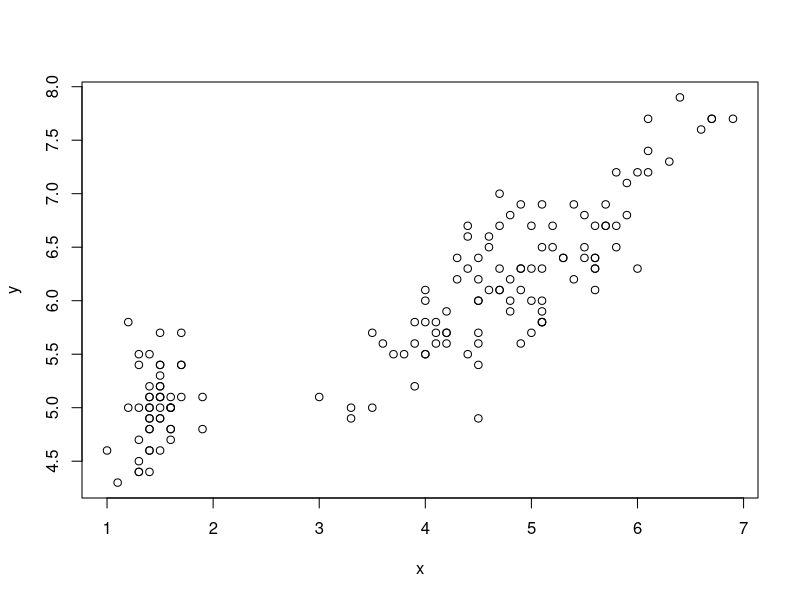
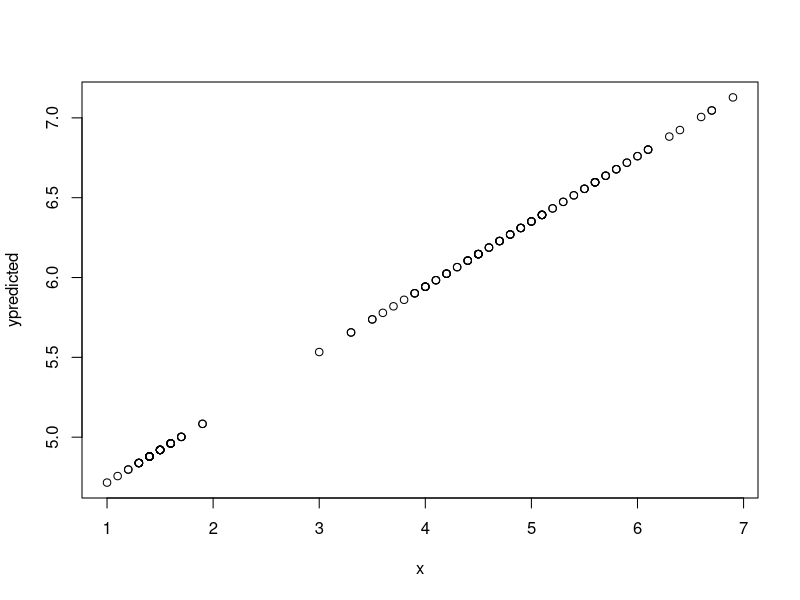
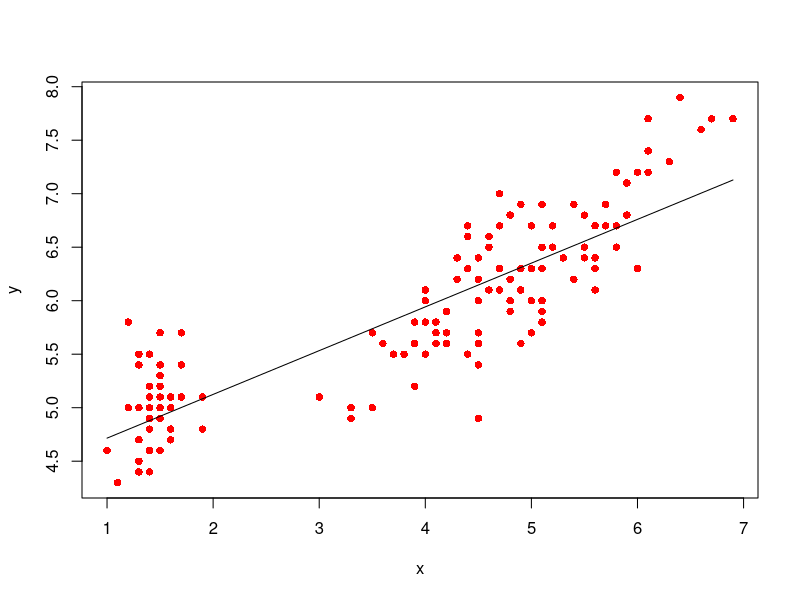

These figures' R source, in order:

iris
mis_dades <- iris #longitud sepalo/anchura sepalo/longitud petalo/anchura petalo/tipo de flor

#1. sacamos los datos que queremos --> creamos variables

y <- mis_dades$Sepal.Length   #con el dolar escogemos esa linea
y

x <- mis_dades$Petal.Length
x

#2. preguntarnos: si los petalos son grandes los sepalos también???#creamos un histograma para ver los datos

plot(x,y)   #ha medida que aumento el petalo (x) también aumento el sepalo (y)
            #para encontrar la recta que más se acerque hacemos una regresión lineal

#3. tenemos que encontrar m y b
   #3.1 buscamos la media de x y la media de y

xbar <- mean(x)
xbar

ybar<- mean(y)
ybar
  #3.2 escribimos la fórmula para encontrar m --> (la tengo escrita en el ipad)
m <- sum((x-xbar)*(y-ybar))/sum((x-xbar)^2)
m #m = 0.4089223

  #3.3 escribimos la fórmula para encontrar b --> (la tengo escrita en el ipad)
b <- ybar-m*xbar
b #b = 4.306603

#m = 0.4089223
#b = 4.306603

#-----------------------------------------------------------------------------

#4. tenemos que encontrar la predicción cuando petal.length = 1.5
m*1.5+b

mod <- lm(y~x)
mod
data.frame(x=x) #base de datos con una sola columna

ypredicted <- predict(mod, data.frame(x=x)) #predecir en el modelo en cada uno de los puntos
ypredicted

plot(x, ypredicted)


plot(x,y, pch=16,col='red') #volvemos a poner la grafica
lines(x,ypredicted)#le hacemos una linea para q pase por todos los puntos

Rsq <- sum((ypredicted-ybar)^2/sum((y-ybar)^2)) #fórmula en el ipad
Rsq # Rsq=0.7599546 !!!!!

summary(mod) #multiple R-squared!!!!!
sqrt(Rsq) #coeficiente de correlacion es R sin cuadrados
cor.test(x,y)
#R=0.8717538

